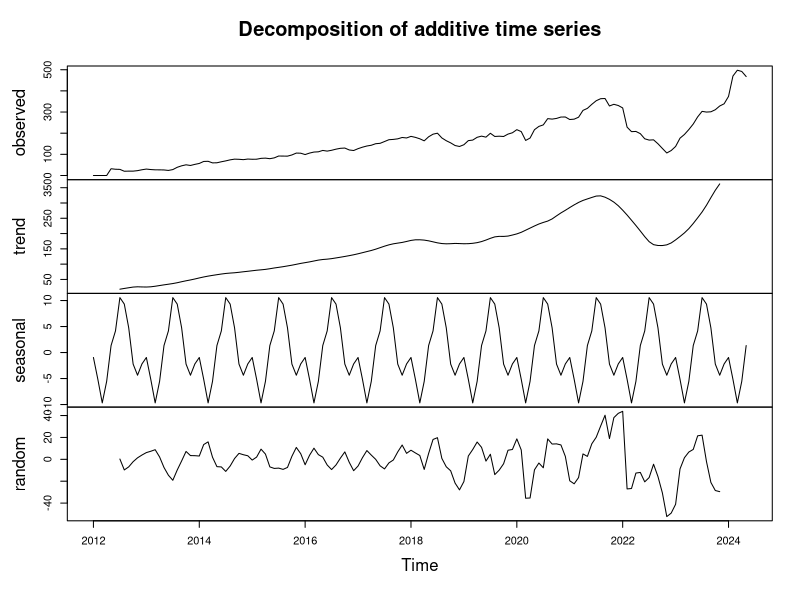
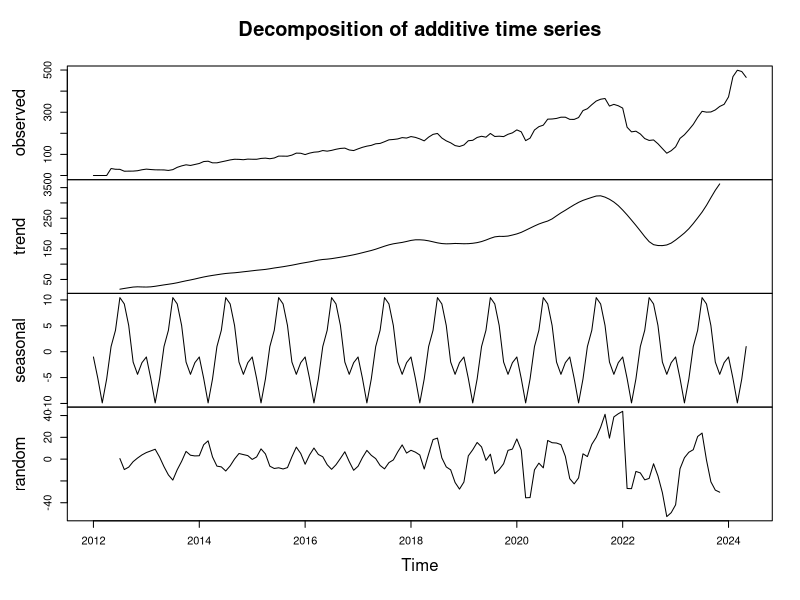
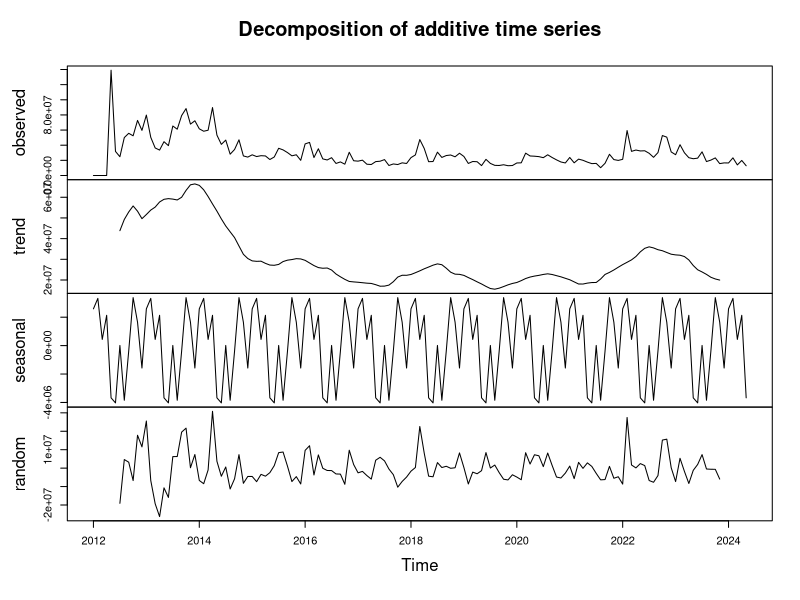
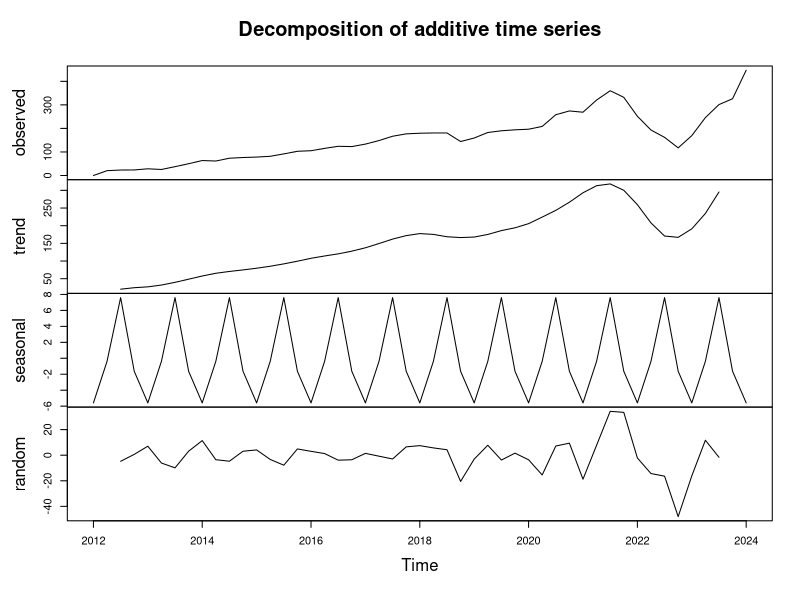
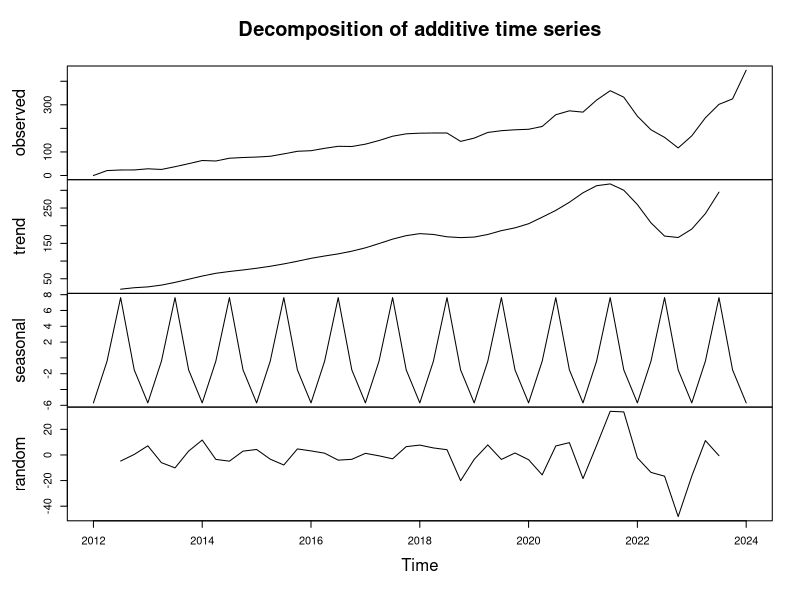
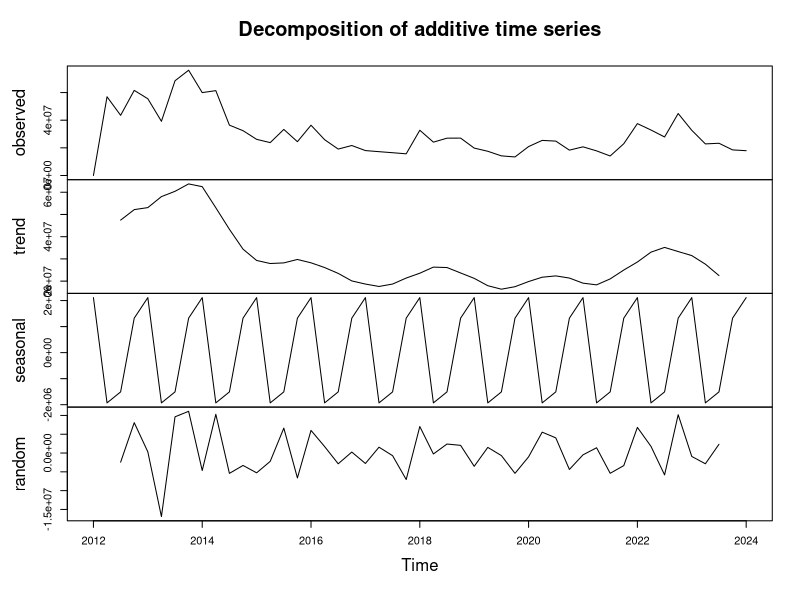
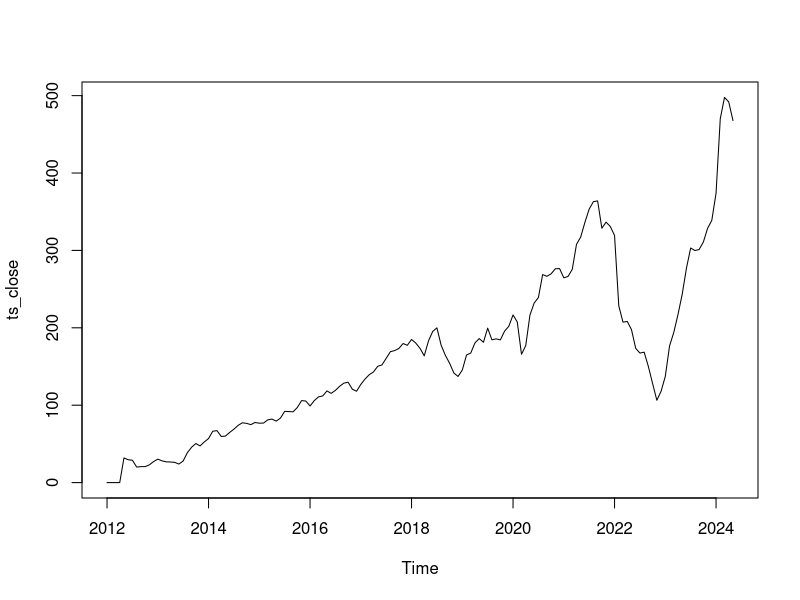
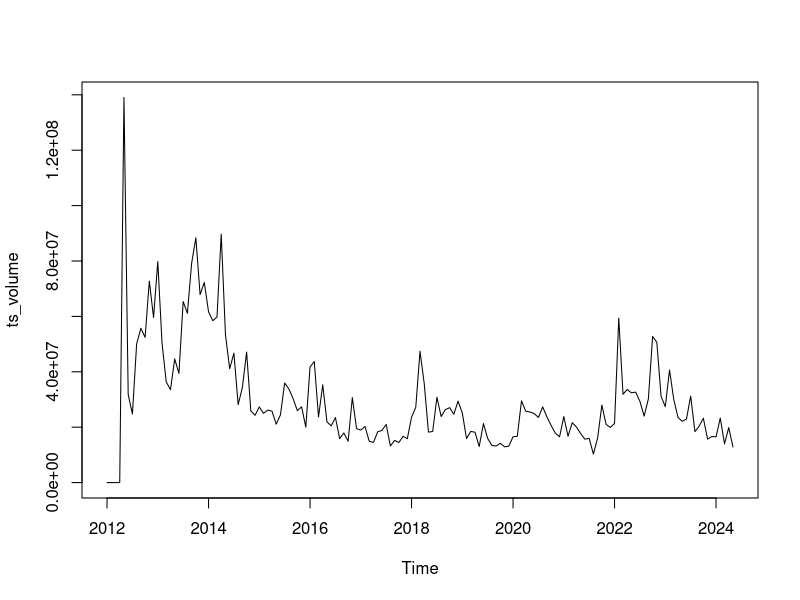

The R source for these figures, in order:
## ---- chunk 1
knitr::opts_chunk$set(echo = TRUE)
library(tidyverse)
library(lubridate)
library(forecast)
library(gridExtra)
library(ggplot2)
library(dynlm)
library(TTR)

## ---- chunk 2
data <- read.csv("./monthly_averages.csv")

# Převod datumu na správný datový typ Date
data <- data %>%
  mutate(Date = as.Date(Date, format="%Y-%m-%d"))
data <- data %>%
  arrange(Date) # seřazení datumu
## ---- chunk 3
# Převedu data do objektu časové řady
ts_data <- ts(data, start = c(year(min(data$Date)), month(min(data$Date))), frequency = 12)
ts_data_quarterly <- aggregate(ts_data, nfrequency=4, FUN=mean) # kvartál - mean(ni -> ni+3)

ts_data_close <- ts(data$Close, start = c(year(min(data$Date)), month(min(data$Date))), frequency = 12)
ts_data_quarterly_close <- aggregate(ts_data_close, nfrequency=4, FUN=mean)
ts_data_open <- ts(data$Open, start = c(year(min(data$Date)), month(min(data$Date))), frequency = 12)
ts_data_quarterly_open <- aggregate(ts_data_open, nfrequency=4, FUN=mean)
ts_data_vol <- ts(data$Volume, start = c(year(min(data$Date)), month(min(data$Date))), frequency = 12)
ts_data_quarterly_vol <- aggregate(ts_data_vol, nfrequency=4, FUN=mean)

# výstupy
ts_data
ts_data_quarterly
## ---- chunk 4
decomposed <- decompose(ts_data)
decomposed

decomp_close <- decompose(ts_data_close)
decomp_open <- decompose(ts_data_open)
decomp_vol <- decompose(ts_data_vol)

decomp_qclose <- decompose(ts_data_quarterly_close)
decomp_qopen <- decompose(ts_data_quarterly_open)
decomp_qvol <- decompose(ts_data_quarterly_vol)

# vizualizace
plot(decomp_close)
plot(decomp_open)
plot(decomp_vol)
plot(decomp_qclose)
plot(decomp_qopen)
plot(decomp_qvol)
## ---- chunk 5
# Budeme porovnávat - náhled do dat
# 1. vytvoříme Time Series pro dané proměnné
ts_close <- ts(data$Close, start = c(year(min(data$Date)), month(min(data$Date))), frequency = 12) # ročí - pro hodnotu Close
ts_volume <- ts(data$Volume, start = c(year(min(data$Date)), month(min(data$Date))), frequency = 12) # ročí - pro hodnotu Volume
ts_open <- ts(data$Open, start = c(year(min(data$Date)), month(min(data$Date))), frequency = 12) # ročí - pro hodnotu Volume

plot(ts_close)
plot(ts_volume)
plot(ts_open)

# grafy jedotlivých proměnných s vyhlazením
p1 <- ggplot(data, aes(x = Date, y = Close)) +
  geom_line(color = "blue") +
  geom_smooth(method = "loess", color = "red", se = FALSE, size = 0.5) +
  ggtitle("Close")

p2 <- ggplot(data, aes(x = Date, y = Volume)) +
  geom_line(color = "blue") +
  geom_smooth(method = "loess", color = "red", se = FALSE, size = 0.5) +
  ggtitle("Volume")

p3 <- ggplot(data, aes(x = Date, y = Open)) +
  geom_line(color = "blue") +
  geom_smooth(method = "loess", color = "red", se = FALSE, size = 0.5) +
  ggtitle("Open")

# zobrazení
grid.arrange(p1, p2, p3, ncol = 1)

## ---- chunk 6
# 2. Dekompozice
decomposed_close <- decompose(ts_close, type = "multiplicative")
decomposed_volume <- decompose(ts_volume, type = "multiplicative")
decomposed_open <- decompose(ts_open, type = "multiplicative")
# plotneme pro vizualizaci trendu, sezony....


# Vizualizace dekompozice
plot(decomposed_close)
plot(decomposed_volume)
plot(decomposed_open)

## ---- chunk 7
# 3. Analýza

# Autokorelační funkce
residual_close <- decomposed_close$random
residual_close <- na.omit(residual_close)
acf(residual_close, main="ACF pro close")


residual_open <- decomposed_open$random
residual_open <- na.omit(residual_open)
acf(residual_open, main="ACF pro open")
# Open a close vykazují téměř stejné hodnoty autokorelace, téměř se nedostaneme 
# nad prahovou hodnotu



residual_volume <- decomposed_volume$random
residual_volume <- na.omit(residual_volume)
acf(residual_volume, main="ACF pro volume")
# U složky volume můžeme pozorovat významnou autokorelaci, která vyznačuje
# přítomnost krátkodobých závislostí.
# V dlouhodobém trendu se již nacházíme pod prahovou hodnotou 
## ---- chunk 8
# Jednoduché exponenciální vyrovnání
ses_close <- ses(data$Close, h = 12)
ses_open <- ses(data$Open, h = 12)
ses_volume <- ses(data$Volume, h = 12)

# Nahrání výsledků k půlvodnímu datasetu
data <- data %>%
  mutate(SES_Close = fitted(ses_close),
         SES_Open = fitted(ses_open),
         SES_Volume = fitted(ses_volume))

# Vizualizace
p4 <- ggplot(data, aes(x = Date)) +
  geom_line(aes(y = Close), color = "blue") +
  geom_line(aes(y = SES_Close), color = "purple", size = 1) +
  labs(title = "Close s vyhazením Simple Exponential Smoothing", x = "Date", y = "Close Price")

p5 <- ggplot(data, aes(x = Date)) +
  geom_line(aes(y = Volume), color = "blue") +
  geom_line(aes(y = SES_Volume), color = "purple", size = 1) +
  labs(title = "Volume s vyhlazením Simple Exponential Smoothing", x = "Date", y = "Volume")

p6 <- ggplot(data, aes(x = Date)) +
  geom_line(aes(y = Open), color = "blue") +
  geom_line(aes(y = SES_Open), color = "purple", size = 1) +
  labs(title = "Open Price s vyhlazením Simple Exponential Smoothing", x = "Date", y = "Open Price")

# Zobrazení grafů vedle sebe
grid.arrange(p4, p5, p6, ncol = 1)
## ---- chunk 9
# Vytvoření modelu sezónnosti pomocí tslm

# Model sezónnosti pro Close
model_close <- tslm(ts_close ~ trend + season)
summary(model_close)

# Model sezónnosti pro Open
model_open <- tslm(ts_open ~ trend + season)
summary(model_open)

# Model sezónnosti pro Volume
model_volume <- tslm(ts_volume ~ trend + season)
summary(model_volume)
## ---- chunk 10
# Předpověď pomocí modelu sezónnosti
fc_close <- forecast(model_close, h = 12)
fc_open <- forecast(model_open, h = 12)
fc_volume <- forecast(model_volume, h = 12)


# Vizualizace výsledků modelu a předpovědi
p7 <- autoplot(fc_close) +
  labs(title = "Předpověď pro Close Price", x = "Date", y = "Close Price")

p8 <- autoplot(fc_open) +
  labs(title = "Předpověď pro Open Price", x = "Date", y = "Open Price")

p9 <- autoplot(fc_volume) +
  labs(title = "Předpověď pro Volume", x = "Date", y = "Volume")

# Zobrazení grafů vedle sebe
grid.arrange(p7, p8, p9, ncol = 1)

## ---- chunk 11
# Sarima model - optimální model
sarima_model <- auto.arima(ts_data_quarterly_close, seasonal=TRUE)

# Vypočítané hodnoty modelem
fitted_values_arima <- fitted(sarima_model)
fitted_values_arima

# Vizualizace
autoplot(ts_data_quarterly_close, series="Vstupní data")+
autolayer(fitted_values_arima, series="Fitted data")

# Linear model s trendem a sezonosti
linear_model <- tslm(ts_data_quarterly_close ~ trend + season)

# Lineární model - vizualizace
autoplot(ts_data_quarterly_close, series="Vstupní data")+
  autolayer(linear_model$fitted.values, series="Fitted data")
autoplot(ts_data, series="Data") +
  autolayer(fitted_values_arima, series="Fitted") +
  labs(title = "Model SARIMA - Index", x = "Čas", y = "Index") +
  theme_minimal() +
  scale_colour_manual(values=c("Data"="blue","Fitted"="red"))
## ---- chunk 12
# => kvůli podmínkám - klouzavý průměr -> vyrovnání dat pro ETS
sma_data <- SMA(ts_data_quarterly_close, n=1)
sma_data
summary(sma_data)

# kvůli ETS - změna 0
sma_data[1] <- 0.0000001

ets_model <- ets(sma_data, model='MMM')
ets_fitted <-fitted(ets_model)

# ETS - vizualizace
autoplot(ts_data_quarterly_close, series="Vstupní data")+
  autolayer(ets_fitted, series="Fitted data")

## ---- chunk 13
# SMA pro Close
sma_close <- SMA(data$Close, n = 3) # 3-měsíční klouzavý průměr

# Vizualizace SMA modelu
ggplot(data, aes(x = Date)) +
  geom_line(aes(y = Close), color = "blue") +
  geom_line(aes(y = sma_close), color = "red", size = 1) +
  labs(title = "Close Price s vyhlazením SMA", x = "Date", y = "Close Price")
## ---- chunk 14
Close = ts_data_quarterly[,'Close']
Open = ts_data_quarterly[, 'Open']
High = ts_data_quarterly[, 'High']
Low = ts_data_quarterly[, 'Low']

lag <- 4
par(mfrow=c(3,1))
ccf(Close, Open,na.action =na.pass, lag=lag)
ccf(Close, High,na.action =na.pass, lag=lag)
ccf(Close, Low,na.action =na.pass, lag=lag)
par(mfrow=c(1,1))
## ---- chunk 15
# SARIMA
checkresiduals(ets_fitted)
# p-value < 2.2e-16 => ZAMÍTÁME H0

# LM
checkresiduals(linear_model$fitted.values)
# p-value < 2.2e-16 => ZAMÍTÁME H0

# EST
checkresiduals(fitted_values_arima)
# p-value < 2.2e-16 => ZAMÍTÁME H0
## ---- chunk 16
pred_est <- forecast(ets_model, h=12)
autoplot(pred_est)

summary(pred_est)
## ---- chunk 17
pred_tslm<- forecast(linear_model, h=12)
autoplot(pred_tslm)

summary(pred_tslm)
## ---- chunk 18
pred_sarima <- forecast(sarima_model, h=12)
autoplot(pred_sarima)

summary(pred_sarima)
## ---- chunk 19
# AIC kritérium
aic_lm <- AIC(linear_model)
aic_sarima <- AIC(sarima_model)
aic_ets <- AIC(ets_model)

# Vyhodnocení modelů
res <- data.frame(
  Model = c('Linear model','SARIMA', 'ETS'),
  AIC = c(aic_lm,aic_sarima, aic_ets)
)

res
